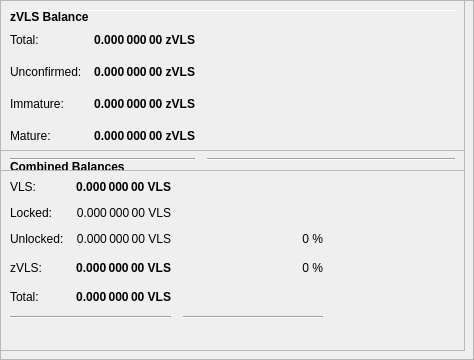
        <widget class="QFrame" name="frameObfuscation">
         <property name="minimumSize">
          <size>
           <width>0</width>
           <height>350</height>
          </size>
         </property>
         <property name="layoutDirection">
          <enum>Qt::LeftToRight</enum>
         </property>
         <property name="frameShape">
          <enum>QFrame::StyledPanel</enum>
         </property>
         <property name="frameShadow">
          <enum>QFrame::Raised</enum>
         </property>
         <widget class="QPushButton" name="runAutoDenom">
          <property name="geometry">
           <rect>
            <x>251</x>
            <y>17</y>
            <width>1</width>
            <height>1</height>
           </rect>
          </property>
          <property name="palette">
           <palette>
            <active>
             <colorrole role="WindowText">
              <brush brushstyle="SolidPattern">
               <color alpha="255">
                <red>0</red>
                <green>0</green>
                <blue>0</blue>
               </color>
              </brush>
             </colorrole>
             <colorrole role="Button">
              <brush brushstyle="SolidPattern">
               <color alpha="255">
                <red>239</red>
                <green>238</green>
                <blue>238</blue>
               </color>
              </brush>
             </colorrole>
             <colorrole role="Light">
              <brush brushstyle="SolidPattern">
               <color alpha="255">
                <red>255</red>
                <green>255</green>
                <blue>255</blue>
               </color>
              </brush>
             </colorrole>
             <colorrole role="Midlight">
              <brush brushstyle="SolidPattern">
               <color alpha="255">
                <red>247</red>
                <green>246</green>
                <blue>246</blue>
               </color>
              </brush>
             </colorrole>
             <colorrole role="Dark">
              <brush brushstyle="SolidPattern">
               <color alpha="255">
                <red>119</red>
                <green>119</green>
                <blue>119</blue>
               </color>
              </brush>
             </colorrole>
             <colorrole role="Mid">
              <brush brushstyle="SolidPattern">
               <color alpha="255">
                <red>159</red>
                <green>159</green>
                <blue>159</blue>
               </color>
              </brush>
             </colorrole>
             <colorrole role="Text">
              <brush brushstyle="SolidPattern">
               <color alpha="255">
                <red>0</red>
                <green>0</green>
                <blue>0</blue>
               </color>
              </brush>
             </colorrole>
             <colorrole role="BrightText">
              <brush brushstyle="SolidPattern">
               <color alpha="255">
                <red>255</red>
                <green>255</green>
                <blue>255</blue>
               </color>
              </brush>
             </colorrole>
             <colorrole role="ButtonText">
              <brush brushstyle="SolidPattern">
               <color alpha="255">
                <red>0</red>
                <green>0</green>
                <blue>0</blue>
               </color>
              </brush>
             </colorrole>
             <colorrole role="Base">
              <brush brushstyle="SolidPattern">
               <color alpha="255">
                <red>255</red>
                <green>255</green>
                <blue>255</blue>
               </color>
              </brush>
             </colorrole>
             <colorrole role="Window">
              <brush brushstyle="SolidPattern">
               <color alpha="255">
                <red>239</red>
                <green>238</green>
                <blue>238</blue>
               </color>
              </brush>
             </colorrole>
             <colorrole role="Shadow">
              <brush brushstyle="SolidPattern">
               <color alpha="255">
                <red>0</red>
                <green>0</green>
                <blue>0</blue>
               </color>
              </brush>
             </colorrole>
             <colorrole role="AlternateBase">
              <brush brushstyle="SolidPattern">
               <color alpha="255">
                <red>247</red>
                <green>246</green>
                <blue>246</blue>
               </color>
              </brush>
             </colorrole>
             <colorrole role="ToolTipBase">
              <brush brushstyle="SolidPattern">
               <color alpha="255">
                <red>255</red>
                <green>255</green>
                <blue>220</blue>
               </color>
              </brush>
             </colorrole>
             <colorrole role="ToolTipText">
              <brush brushstyle="SolidPattern">
               <color alpha="255">
                <red>0</red>
                <green>0</green>
                <blue>0</blue>
               </color>
              </brush>
             </colorrole>
            </active>
            <inactive>
             <colorrole role="WindowText">
              <brush brushstyle="SolidPattern">
               <color alpha="255">
                <red>0</red>
                <green>0</green>
                <blue>0</blue>
               </color>
              </brush>
             </colorrole>
             <colorrole role="Button">
              <brush brushstyle="SolidPattern">
               <color alpha="255">
                <red>239</red>
                <green>238</green>
                <blue>238</blue>
               </color>
              </brush>
             </colorrole>
             <colorrole role="Light">
              <brush brushstyle="SolidPattern">
               <color alpha="255">
                <red>255</red>
                <green>255</green>
                <blue>255</blue>
               </color>
              </brush>
             </colorrole>
             <colorrole role="Midlight">
              <brush brushstyle="SolidPattern">
               <color alpha="255">
                <red>247</red>
                <green>246</green>
                <blue>246</blue>
               </color>
              </brush>
             </colorrole>
             <colorrole role="Dark">
              <brush brushstyle="SolidPattern">
               <color alpha="255">
                <red>119</red>
                <green>119</green>
                <blue>119</blue>
               </color>
              </brush>
             </colorrole>
             <colorrole role="Mid">
              <brush brushstyle="SolidPattern">
               <color alpha="255">
                <red>159</red>
                <green>159</green>
                <blue>159</blue>
               </color>
              </brush>
             </colorrole>
             <colorrole role="Text">
              <brush brushstyle="SolidPattern">
               <color alpha="255">
                <red>0</red>
                <green>0</green>
                <blue>0</blue>
               </color>
              </brush>
             </colorrole>
             <colorrole role="BrightText">
              <brush brushstyle="SolidPattern">
               <color alpha="255">
                <red>255</red>
                <green>255</green>
                <blue>255</blue>
               </color>
              </brush>
             </colorrole>
             <colorrole role="ButtonText">
              <brush brushstyle="SolidPattern">
               <color alpha="255">
                <red>0</red>
                <green>0</green>
                <blue>0</blue>
               </color>
              </brush>
             </colorrole>
             <colorrole role="Base">
              <brush brushstyle="SolidPattern">
               <color alpha="255">
                <red>255</red>
                <green>255</green>
                <blue>255</blue>
               </color>
              </brush>
             </colorrole>
             <colorrole role="Window">
              <brush brushstyle="SolidPattern">
               <color alpha="255">
                <red>239</red>
                <green>238</green>
                <blue>238</blue>
               </color>
              </brush>
             </colorrole>
             <colorrole role="Shadow">
              <brush brushstyle="SolidPattern">
               <color alpha="255">
                <red>0</red>
                <green>0</green>
                <blue>0</blue>
               </color>
              </brush>
             </colorrole>
             <colorrole role="AlternateBase">
              <brush brushstyle="SolidPattern">
               <color alpha="255">
                <red>247</red>
                <green>246</green>
                <blue>246</blue>
               </color>
              </brush>
             </colorrole>
             <colorrole role="ToolTipBase">
              <brush brushstyle="SolidPattern">
               <color alpha="255">
                <red>255</red>
                <green>255</green>
                <blue>220</blue>
               </color>
              </brush>
             </colorrole>
             <colorrole role="ToolTipText">
              <brush brushstyle="SolidPattern">
               <color alpha="255">
                <red>0</red>
                <green>0</green>
                <blue>0</blue>
               </color>
              </brush>
             </colorrole>
            </inactive>
            <disabled>
             <colorrole role="WindowText">
              <brush brushstyle="SolidPattern">
               <color alpha="255">
                <red>119</red>
                <green>119</green>
                <blue>119</blue>
               </color>
              </brush>
             </colorrole>
             <colorrole role="Button">
              <brush brushstyle="SolidPattern">
               <color alpha="255">
                <red>239</red>
                <green>238</green>
                <blue>238</blue>
               </color>
              </brush>
             </colorrole>
             <colorrole role="Light">
              <brush brushstyle="SolidPattern">
               <color alpha="255">
                <red>255</red>
                <green>255</green>
                <blue>255</blue>
               </color>
              </brush>
             </colorrole>
             <colorrole role="Midlight">
              <brush brushstyle="SolidPattern">
               <color alpha="255">
                <red>247</red>
                <green>246</green>
                <blue>246</blue>
               </color>
              </brush>
             </colorrole>
             <colorrole role="Dark">
              <brush brushstyle="SolidPattern">
               <color alpha="255">
                <red>119</red>
                <green>119</green>
                <blue>119</blue>
               </color>
              </brush>
             </colorrole>
             <colorrole role="Mid">
              <brush brushstyle="SolidPattern">
               <color alpha="255">
                <red>159</red>
                <green>159</green>
                <blue>159</blue>
               </color>
              </brush>
             </colorrole>
             <colorrole role="Text">
              <brush brushstyle="SolidPattern">
               <color alpha="255">
                <red>119</red>
                <green>119</green>
                <blue>119</blue>
               </color>
              </brush>
             </colorrole>
             <colorrole role="BrightText">
              <brush brushstyle="SolidPattern">
               <color alpha="255">
                <red>255</red>
                <green>255</green>
                <blue>255</blue>
               </color>
              </brush>
             </colorrole>
             <colorrole role="ButtonText">
              <brush brushstyle="SolidPattern">
               <color alpha="255">
                <red>119</red>
                <green>119</green>
                <blue>119</blue>
               </color>
              </brush>
             </colorrole>
             <colorrole role="Base">
              <brush brushstyle="SolidPattern">
               <color alpha="255">
                <red>239</red>
                <green>238</green>
                <blue>238</blue>
               </color>
              </brush>
             </colorrole>
             <colorrole role="Window">
              <brush brushstyle="SolidPattern">
               <color alpha="255">
                <red>239</red>
                <green>238</green>
                <blue>238</blue>
               </color>
              </brush>
             </colorrole>
             <colorrole role="Shadow">
              <brush brushstyle="SolidPattern">
               <color alpha="255">
                <red>0</red>
                <green>0</green>
                <blue>0</blue>
               </color>
              </brush>
             </colorrole>
             <colorrole role="AlternateBase">
              <brush brushstyle="SolidPattern">
               <color alpha="255">
                <red>239</red>
                <green>238</green>
                <blue>238</blue>
               </color>
              </brush>
             </colorrole>
             <colorrole role="ToolTipBase">
              <brush brushstyle="SolidPattern">
               <color alpha="255">
                <red>255</red>
                <green>255</green>
                <blue>220</blue>
               </color>
              </brush>
             </colorrole>
             <colorrole role="ToolTipText">
              <brush brushstyle="SolidPattern">
               <color alpha="255">
                <red>0</red>
                <green>0</green>
                <blue>0</blue>
               </color>
              </brush>
             </colorrole>
            </disabled>
           </palette>
          </property>
          <property name="focusPolicy">
           <enum>Qt::NoFocus</enum>
          </property>
          <property name="autoFillBackground">
           <bool>true</bool>
          </property>
          <property name="text">
           <string/>
          </property>
          <property name="flat">
           <bool>true</bool>
          </property>
         </widget>
         <widget class="Line" name="line">
          <property name="geometry">
           <rect>
            <x>7</x>
            <y>10</y>
            <width>451</width>
            <height>1</height>
           </rect>
          </property>
          <property name="orientation">
           <enum>Qt::Horizontal</enum>
          </property>
         </widget>
         <widget class="QFrame" name="frame_3">
          <property name="geometry">
           <rect>
            <x>0</x>
            <y>150</y>
            <width>465</width>
            <height>201</height>
           </rect>
          </property>
          <property name="frameShape">
           <enum>QFrame::StyledPanel</enum>
          </property>
          <property name="frameShadow">
           <enum>QFrame::Raised</enum>
          </property>
          <layout class="QVBoxLayout" name="verticalLayout_5">
           <item>
            <layout class="QHBoxLayout" name="horizontalLayout_5" stretch="0">
             <item>
              <widget class="QLabel" name="label_5z">
               <property name="maximumSize">
                <size>
                 <width>16777215</width>
                 <height>20</height>
                </size>
               </property>
               <property name="font">
                <font>
                 <weight>75</weight>
                 <bold>true</bold>
                </font>
               </property>
               <property name="toolTip">
                <string>Combined Balances (including unconfirmed and immature coins)</string>
               </property>
               <property name="text">
                <string>&lt;html&gt;&lt;head/&gt;&lt;body&gt;&lt;p&gt;Combined Balances&lt;/p&gt;&lt;/body&gt;&lt;/html&gt;</string>
               </property>
              </widget>
             </item>
            </layout>
           </item>
           <item>
            <layout class="QGridLayout" name="gridLayout_3">
             <property name="spacing">
              <number>12</number>
             </property>
             <item row="7" column="0" colspan="2">
              <widget class="Line" name="lineSpendableBalance_3">
               <property name="orientation">
                <enum>Qt::Horizontal</enum>
               </property>
              </widget>
             </item>
             <item row="7" column="2">
              <widget class="Line" name="lineWatchBalance_3">
               <property name="sizePolicy">
                <sizepolicy hsizetype="Preferred" vsizetype="Fixed">
                 <horstretch>0</horstretch>
                 <verstretch>0</verstretch>
                </sizepolicy>
               </property>
               <property name="minimumSize">
                <size>
                 <width>140</width>
                 <height>0</height>
                </size>
               </property>
               <property name="orientation">
                <enum>Qt::Horizontal</enum>
               </property>
              </widget>
             </item>
             <item row="4" column="1">
              <widget class="QLabel" name="labelzBalancez">
               <property name="font">
                <font>
                 <weight>75</weight>
                 <bold>true</bold>
                </font>
               </property>
               <property name="cursor">
                <cursorShape>IBeamCursor</cursorShape>
               </property>
               <property name="toolTip">
                <string>Total of transactions that have yet to be confirmed, and do not yet count toward the spendable balance</string>
               </property>
               <property name="text">
                <string notr="true">0.000 000 00 VLS</string>
               </property>
               <property name="alignment">
                <set>Qt::AlignRight|Qt::AlignTrailing|Qt::AlignVCenter</set>
               </property>
               <property name="textInteractionFlags">
                <set>Qt::LinksAccessibleByMouse|Qt::TextSelectableByKeyboard|Qt::TextSelectableByMouse</set>
               </property>
              </widget>
             </item>
             <item row="6" column="1">
              <widget class="QLabel" name="labelTotalz">
               <property name="font">
                <font>
                 <weight>75</weight>
                 <bold>true</bold>
                </font>
               </property>
               <property name="cursor">
                <cursorShape>IBeamCursor</cursorShape>
               </property>
               <property name="toolTip">
                <string>Total Balance, including unconfirmed and immature coins.</string>
               </property>
               <property name="text">
                <string notr="true">0.000 000 00 VLS</string>
               </property>
               <property name="alignment">
                <set>Qt::AlignRight|Qt::AlignTrailing|Qt::AlignVCenter</set>
               </property>
               <property name="textInteractionFlags">
                <set>Qt::LinksAccessibleByMouse|Qt::TextSelectableByKeyboard|Qt::TextSelectableByMouse</set>
               </property>
              </widget>
             </item>
             <item row="4" column="3">
              <spacer name="horizontalSpacer_6">
               <property name="orientation">
                <enum>Qt::Horizontal</enum>
               </property>
               <property name="sizeHint" stdset="0">
                <size>
                 <width>40</width>
                 <height>20</height>
                </size>
               </property>
              </spacer>
             </item>
             <item row="6" column="0">
              <widget class="QLabel" name="labelTotalTextz">
               <property name="text">
                <string>Total:</string>
               </property>
              </widget>
             </item>
             <item row="1" column="0">
              <widget class="QLabel" name="labelBalanceTextz">
               <property name="text">
                <string>VLS:</string>
               </property>
              </widget>
             </item>
             <item row="1" column="1">
              <widget class="QLabel" name="labelBalancez">
               <property name="font">
                <font>
                 <weight>75</weight>
                 <bold>true</bold>
                </font>
               </property>
               <property name="cursor">
                <cursorShape>IBeamCursor</cursorShape>
               </property>
               <property name="toolTip">
                <string>Your current spendable balance</string>
               </property>
               <property name="text">
                <string notr="true">0.000 000 00 VLS</string>
               </property>
               <property name="alignment">
                <set>Qt::AlignRight|Qt::AlignTrailing|Qt::AlignVCenter</set>
               </property>
               <property name="textInteractionFlags">
                <set>Qt::LinksAccessibleByMouse|Qt::TextSelectableByKeyboard|Qt::TextSelectableByMouse</set>
               </property>
              </widget>
             </item>
             <item row="4" column="0">
              <widget class="QLabel" name="labelzBalanceTextz">
               <property name="toolTip">
                <string/>
               </property>
               <property name="text">
                <string>zVLS:</string>
               </property>
              </widget>
             </item>
             <item row="4" column="2">
              <widget class="QLabel" name="labelzVLSPercent">
               <property name="toolTip">
                <string>Current percentage of zVLS.
If AutoMint is enabled this percentage will settle around the configured AutoMint percentage (default = 10%)</string>
               </property>
               <property name="text">
                <string>0 %</string>
               </property>
               <property name="alignment">
                <set>Qt::AlignRight|Qt::AlignTrailing|Qt::AlignVCenter</set>
               </property>
              </widget>
             </item>
             <item row="6" column="2">
              <widget class="QLabel" name="label100Percent">
               <property name="text">
                <string/>
               </property>
               <property name="alignment">
                <set>Qt::AlignRight|Qt::AlignTrailing|Qt::AlignVCenter</set>
               </property>
              </widget>
             </item>
             <item row="2" column="1">
              <widget class="QLabel" name="labelLockedBalance">
               <property name="toolTip">
                <string>Locked VLS or Masternode collaterals. These are excluded from zVLS minting.</string>
               </property>
               <property name="text">
                <string>0.000 000 00 VLS</string>
               </property>
               <property name="alignment">
                <set>Qt::AlignRight|Qt::AlignTrailing|Qt::AlignVCenter</set>
               </property>
              </widget>
             </item>
             <item row="2" column="0">
              <widget class="QLabel" name="labelLockedBalanceText">
               <property name="toolTip">
                <string>Locked VLS or Masternode collaterals. These are excluded from zVLS minting.</string>
               </property>
               <property name="text">
                <string>Locked:</string>
               </property>
              </widget>
             </item>
             <item row="3" column="0">
              <widget class="QLabel" name="labelUnLockedBalanceText">
               <property name="toolTip">
                <string>Unlocked VLSs. These can be used for zVLS minting.</string>
               </property>
               <property name="text">
                <string>Unlocked:</string>
               </property>
              </widget>
             </item>
             <item row="3" column="1">
              <widget class="QLabel" name="labelUnLockedBalance">
               <property name="toolTip">
                <string>Unlocked VLSs. These can be used for zVLS minting.</string>
               </property>
               <property name="text">
                <string>0.000 000 00 VLS</string>
               </property>
               <property name="alignment">
                <set>Qt::AlignRight|Qt::AlignTrailing|Qt::AlignVCenter</set>
               </property>
              </widget>
             </item>
             <item row="3" column="2">
              <widget class="QLabel" name="labelVLSPercent">
               <property name="text">
                <string>0 %</string>
               </property>
               <property name="alignment">
                <set>Qt::AlignRight|Qt::AlignTrailing|Qt::AlignVCenter</set>
               </property>
              </widget>
             </item>
            </layout>
           </item>
           <item>
            <spacer name="verticalSpacer">
             <property name="orientation">
              <enum>Qt::Vertical</enum>
             </property>
             <property name="sizeHint" stdset="0">
              <size>
               <width>20</width>
               <height>40</height>
              </size>
             </property>
            </spacer>
           </item>
          </layout>
         </widget>
         <widget class="QFrame" name="frame_4">
          <property name="geometry">
           <rect>
            <x>0</x>
            <y>0</y>
            <width>465</width>
            <height>171</height>
           </rect>
          </property>
          <property name="frameShape">
           <enum>QFrame::StyledPanel</enum>
          </property>
          <property name="frameShadow">
           <enum>QFrame::Raised</enum>
          </property>
          <layout class="QVBoxLayout" name="verticalLayout_7">
           <item>
            <layout class="QHBoxLayout" name="horizontalLayout_8" stretch="0">
             <item>
              <widget class="QLabel" name="label_5z_3">
               <property name="maximumSize">
                <size>
                 <width>16777215</width>
                 <height>20</height>
                </size>
               </property>
               <property name="font">
                <font>
                 <weight>75</weight>
                 <bold>true</bold>
                </font>
               </property>
               <property name="text">
                <string>zVLS Balance</string>
               </property>
              </widget>
             </item>
            </layout>
           </item>
           <item>
            <layout class="QGridLayout" name="gridLayout_5">
             <property name="spacing">
              <number>12</number>
             </property>
             <item row="4" column="0">
              <widget class="QLabel" name="labelzBalanceMatureText">
               <property name="toolTip">
                <string>Mature: more than 20 confirmation and more than 1 mints of the same denomination after it was minted.
These zVLS are spendable.</string>
               </property>
               <property name="text">
                <string>Mature:</string>
               </property>
              </widget>
             </item>
             <item row="5" column="0" colspan="2">
              <widget class="Line" name="lineSpendableBalance_5">
               <property name="orientation">
                <enum>Qt::Horizontal</enum>
               </property>
              </widget>
             </item>
             <item row="1" column="1">
              <widget class="QLabel" name="labelzBalance">
               <property name="font">
                <font>
                 <weight>75</weight>
                 <bold>true</bold>
                </font>
               </property>
               <property name="cursor">
                <cursorShape>IBeamCursor</cursorShape>
               </property>
               <property name="toolTip">
                <string>All available zVLS, unconfirmed and immature zVLS included.</string>
               </property>
               <property name="text">
                <string notr="true">0.000 000 00 zVLS</string>
               </property>
               <property name="alignment">
                <set>Qt::AlignRight|Qt::AlignTrailing|Qt::AlignVCenter</set>
               </property>
               <property name="textInteractionFlags">
                <set>Qt::LinksAccessibleByMouse|Qt::TextSelectableByKeyboard|Qt::TextSelectableByMouse</set>
               </property>
              </widget>
             </item>
             <item row="5" column="2">
              <widget class="Line" name="lineWatchBalance_5">
               <property name="sizePolicy">
                <sizepolicy hsizetype="Preferred" vsizetype="Fixed">
                 <horstretch>0</horstretch>
                 <verstretch>0</verstretch>
                </sizepolicy>
               </property>
               <property name="minimumSize">
                <size>
                 <width>140</width>
                 <height>0</height>
                </size>
               </property>
               <property name="orientation">
                <enum>Qt::Horizontal</enum>
               </property>
              </widget>
             </item>
             <item row="1" column="0">
              <widget class="QLabel" name="labelzBalanceText">
               <property name="toolTip">
                <string>All available zVLS, unconfirmed and immature zVLS included.</string>
               </property>
               <property name="text">
                <string>Total:</string>
               </property>
              </widget>
             </item>
             <item row="1" column="2">
              <spacer name="horizontalSpacer_8">
               <property name="orientation">
                <enum>Qt::Horizontal</enum>
               </property>
               <property name="sizeHint" stdset="0">
                <size>
                 <width>40</width>
                 <height>20</height>
                </size>
               </property>
              </spacer>
             </item>
             <item row="4" column="2">
              <spacer name="horizontalSpacer_4">
               <property name="orientation">
                <enum>Qt::Horizontal</enum>
               </property>
               <property name="sizeHint" stdset="0">
                <size>
                 <width>40</width>
                 <height>20</height>
                </size>
               </property>
              </spacer>
             </item>
             <item row="4" column="1">
              <widget class="QLabel" name="labelzBalanceMature">
               <property name="font">
                <font>
                 <weight>75</weight>
                 <bold>true</bold>
                </font>
               </property>
               <property name="toolTip">
                <string>Mature: more than 20 confirmation and more than 1 mints of the same denomination after it was minted.
These zVLS are spendable.</string>
               </property>
               <property name="text">
                <string>0.000 000 00 zVLS</string>
               </property>
               <property name="alignment">
                <set>Qt::AlignRight|Qt::AlignTrailing|Qt::AlignVCenter</set>
               </property>
              </widget>
             </item>
             <item row="2" column="0">
              <widget class="QLabel" name="labelzBalanceUnconfirmedText">
               <property name="toolTip">
                <string>Unconfirmed: less than 20 confirmations
Immature: confirmed, but less than 1 mints of the same denomination after it was minted</string>
               </property>
               <property name="text">
                <string>Unconfirmed:</string>
               </property>
              </widget>
             </item>
             <item row="2" column="1">
              <widget class="QLabel" name="labelzBalanceUnconfirmed">
               <property name="font">
                <font>
                 <weight>75</weight>
                 <bold>true</bold>
                </font>
               </property>
               <property name="toolTip">
                <string>Unconfirmed: less than 20 confirmations
Immature: confirmed, but less than 1 mints of the same denomination after it was minted</string>
               </property>
               <property name="text">
                <string>0.000 000 00 zVLS</string>
               </property>
               <property name="alignment">
                <set>Qt::AlignRight|Qt::AlignTrailing|Qt::AlignVCenter</set>
               </property>
              </widget>
             </item>
             <item row="2" column="2">
              <spacer name="horizontalSpacer_5">
               <property name="orientation">
                <enum>Qt::Horizontal</enum>
               </property>
               <property name="sizeHint" stdset="0">
                <size>
                 <width>40</width>
                 <height>20</height>
                </size>
               </property>
              </spacer>
             </item>
             <item row="3" column="0">
              <widget class="QLabel" name="labelzBalanceImmatureText">
               <property name="toolTip">
                <string>Unconfirmed: less than 20 confirmations
Immature: confirmed, but less than 1 mints of the same denomination after it was minted</string>
               </property>
               <property name="text">
                <string>Immature:</string>
               </property>
              </widget>
             </item>
             <item row="3" column="1">
              <widget class="QLabel" name="labelzBalanceImmature">
               <property name="font">
                <font>
                 <weight>75</weight>
                 <bold>true</bold>
                </font>
               </property>
               <property name="toolTip">
                <string>Unconfirmed: less than 20 confirmations
Immature: confirmed, but less than 1 mints of the same denomination after it was minted</string>
               </property>
               <property name="text">
                <string>0.000 000 00 zVLS</string>
               </property>
               <property name="alignment">
                <set>Qt::AlignRight|Qt::AlignTrailing|Qt::AlignVCenter</set>
               </property>
              </widget>
             </item>
             <item row="3" column="2">
              <spacer name="horizontalSpacer_7">
               <property name="orientation">
                <enum>Qt::Horizontal</enum>
               </property>
               <property name="sizeHint" stdset="0">
                <size>
                 <width>40</width>
                 <height>20</height>
                </size>
               </property>
              </spacer>
             </item>
            </layout>
           </item>
          </layout>
         </widget>
        </widget>
